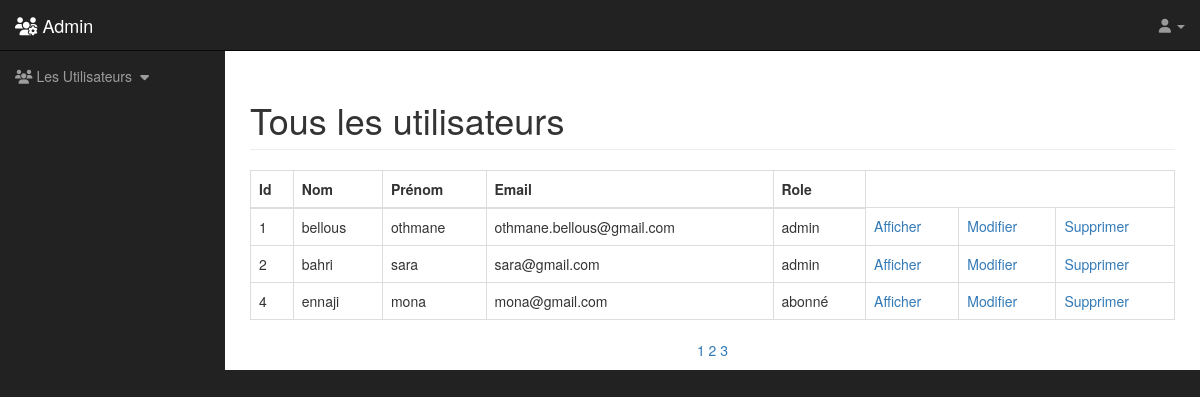
/admin/utilisateurs.php, run on the app's committed database.
### tables this page shows
CREATE TABLE `utilisateurs` (
  `id_utilisateur` int(3) NOT NULL,
  `nom_utilisateur` varchar(255) NOT NULL,
  `prenom_utilisateur` varchar(255) NOT NULL,
  `email_utilisateur` varchar(255) NOT NULL,
  `mot_de_passe` varchar(255) NOT NULL,
  `role_utilisateur` varchar(255) NOT NULL
);

### admin/includes/tous_les_utilisateurs.php (the view)
 <h1 class="page-header">
Tous les utilisateurs
 </h1>
<table class="table table-bordered table-hover">
    <thead>
        <tr>
            <th>Id</th>
            <th>Nom</th>
            <th>Prénom</th>
            <th>Email</th>
            <th>Role</th>
        </tr>
    </thead>
    <tbody>
        <?php
        $resultats_par_page = 3;
        $query = "SELECT * FROM utilisateurs";
        $tous_les_utilisateurs = mysqli_query($connection, $query);
        $numero_des_liges= mysqli_num_rows($tous_les_utilisateurs);
        $numero_des_page = ceil($numero_des_liges / $resultats_par_page);
        if (!isset($_GET["page"])){
            $page=1;
        }else{
            $page= $_GET["page"];
        }
        $premier_resultat = ($page -1) * $resultats_par_page;
        ?>
    <?php
    $query = "SELECT * FROM utilisateurs LIMIT {$premier_resultat}, {$resultats_par_page}";
    $selectioner_les_utilisateurs = mysqli_query($connection, $query);
    while($row = mysqli_fetch_array($selectioner_les_utilisateurs)){
        $id_utilisateur= $row["id_utilisateur"];
        $nom_utilisateur= $row["nom_utilisateur"];
        $prenom_utilisateur= $row["prenom_utilisateur"];
        $email_utilisateur= $row["email_utilisateur"];
        $role_utilisateur= $row["role_utilisateur"];
        echo "<tr>";
        echo "<td>$id_utilisateur</td>";
        echo "<td>$nom_utilisateur</td>";
        echo "<td>$prenom_utilisateur</td>";
        echo "<td>$email_utilisateur</td>";
        echo "<td>$role_utilisateur</td>";
        echo "<td><a href='utilisateurs.php?source=afficher_utilisateur&id={$id_utilisateur}'>Afficher</td>";
        echo "<td><a href='utilisateurs.php?source=modifier_utilisateur&id={$id_utilisateur}'>Modifier</td>";
        echo "<td><a href='utilisateurs.php?supprimer={$id_utilisateur}'>Supprimer</a></td>";
        echo "</tr>";
    }
    ?>
    </tbody>
</table>
<div style="text-align: center">
<?php for ($page=1;$page<$numero_des_page;$page++){
    echo "<a href='utilisateurs.php?page={$page}'>$page  </a>";
}
?>
</div>

### admin/includes/admin_header.php (shortened to what this page needs)
<!DOCTYPE html>
<html lang="en">
<head>
    <link href="css/bootstrap.min.css" rel="stylesheet">
    <link href="css/sb-admin.css" rel="stylesheet">
</head>
<body>

### admin/utilisateurs.php (shortened to what this page needs)
<?php include "includes/admin_header.php" ?>
    <div id="wrapper">
        <?php include "includes/admin_navigation.php" ?>
        <div id="page-wrapper">
            <div class="container-fluid">
                <div class="row">
                    <div class="col-lg-12">
                    <?php
                    if (isset($_GET["source"])){
                        $source = $_GET["source"];
                    }else{
                        $source = "";
                    }
                    switch($source){
                            default:
                            include "includes/tous_les_utilisateurs.php";
                            break;
                    }
                    ?>
                    </div>
                </div>
            </div>
        </div>
    </div>
    <?php include "includes/admin_footer.php" ?>

### admin/includes/admin_navigation.php (shortened to what this page needs)
<nav class="navbar navbar-inverse navbar-fixed-top" role="navigation">
            <div class="navbar-header">
                <a class="navbar-brand" href="index.php"><i class="fas fa-users-cog"></i> Admin</a>
            </div>
            <ul class="nav navbar-right top-nav">
                <li class="dropdown">
                    <a href="#" class="dropdown-toggle" data-toggle="dropdown"><i class="fa fa-user"></i> <?php echo $_SESSION["prenom_utilisateur"];?> <?php echo $_SESSION["nom_utilisateur"];?><b class="caret"></b></a>
                </li>
            </ul>
            <div class="collapse navbar-collapse navbar-ex1-collapse">
                <ul class="nav navbar-nav side-nav">
                    <li>
                        <a href="javascript:;" data-toggle="collapse" data-target="#posts_dropdown"><i class="fas fa-users"></i> Les Utilisateurs <i class="fa fa-fw fa-caret-down"></i></a>
                    </li>
                </ul>
            </div>
        </nav>

### admin/includes/admin_footer.php (shortened to what this page needs)
</body>
</html>

### admin/css/sb-admin.css (style rules this page uses)
body { margin-top: 100px; background-color: #222; }
@media (min-width:768px) { body { margin-top: 50px; } }
#wrapper { padding-left: 0; }
#page-wrapper { width: 100%; padding: 0; background-color: #fff; }
@media (min-width:768px) { #wrapper { padding-left: 225px; } }
@media (min-width:768px) { #page-wrapper { padding: 10px; } }
.top-nav { padding: 0 15px; }
.top-nav>li { display: inline-block; float: left; }
.top-nav>li>a { padding-top: 15px; padding-bottom: 15px; line-height: 20px; color: #999; }
@media (min-width:768px) { .side-nav { position: fixed; top: 51px; left: 225px; width: 225px; margin-left: -225px; border: none; border-radius: 0; overflow-y: auto; background-color: #222; } }
@media (min-width:768px) { .side-nav>li>a { width: 225px; } }

### data on the page
utilisateurs: id_utilisateur "1", nom_utilisateur "bellous", prenom_utilisateur "othmane", email_utilisateur "othmane.bellous@gmail.com", role_utilisateur "admin"
utilisateurs: id_utilisateur "2", nom_utilisateur "bahri", prenom_utilisateur "sara", email_utilisateur "sara@gmail.com", role_utilisateur "admin"
utilisateurs: id_utilisateur "4", nom_utilisateur "ennaji", prenom_utilisateur "mona", email_utilisateur "mona@gmail.com", role_utilisateur "abonné"
